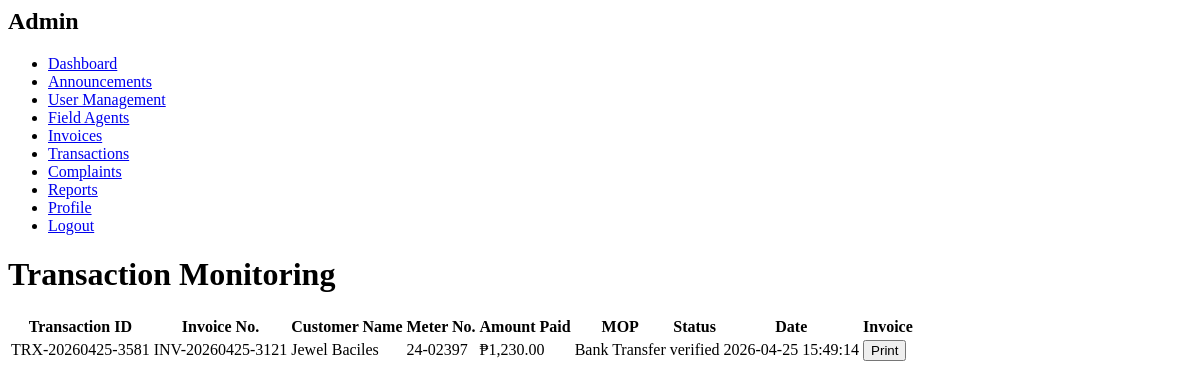
/transactions.php (signed in), run on an earlier commit of the app's database.
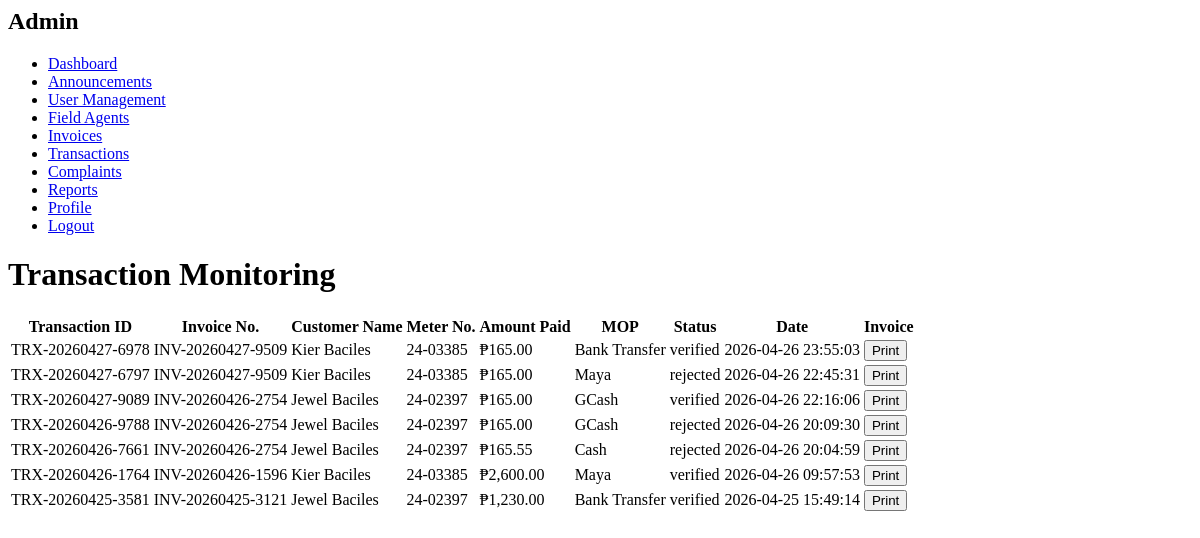
And on a later commit of the database.
### tables this page shows
CREATE TABLE `payments` (
  `id` int(11) NOT NULL,
  `invoice_id` int(11) DEFAULT NULL,
  `user_id` int(11) DEFAULT NULL,
  `transaction_no` varchar(50) DEFAULT NULL,
  `amount` decimal(10,2) DEFAULT NULL,
  `payment_method` varchar(50) DEFAULT NULL,
  `reference_no` varchar(100) DEFAULT NULL,
  `status` enum('pending','verified','rejected') DEFAULT 'pending',
  `verified_by` int(11) DEFAULT NULL,
  `paid_at` timestamp NOT NULL DEFAULT current_timestamp(),
  `proof_image` varchar(255) DEFAULT NULL,
  `qr_token` varchar(100) DEFAULT NULL,
  `qr_expires_at` datetime DEFAULT NULL
);

CREATE TABLE `invoices` (
  `id` int(11) NOT NULL,
  `user_id` int(11) DEFAULT NULL,
  `reading_id` int(11) DEFAULT NULL,
  `invoice_no` varchar(50) DEFAULT NULL,
  `consumption` int(11) DEFAULT NULL,
  `rate` decimal(10,2) DEFAULT 10.00,
  `amount` decimal(10,2) DEFAULT NULL,
  `due_date` date DEFAULT NULL,
  `status` enum('unpaid','pending_verification','paid','overdue') DEFAULT 'unpaid',
  `issued_by` int(11) DEFAULT NULL,
  `created_at` timestamp NOT NULL DEFAULT current_timestamp()
);

CREATE TABLE `users` (
  `id` int(11) NOT NULL,
  `first_name` varchar(50) DEFAULT NULL,
  `last_name` varchar(50) DEFAULT NULL,
  `email` varchar(100) DEFAULT NULL,
  `contact_no` varchar(20) DEFAULT NULL,
  `password` varchar(255) DEFAULT NULL,
  `role` enum('user','admin','accountant','agent') DEFAULT 'user',
  `meter_number` varchar(50) DEFAULT NULL,
  `barangay` varchar(100) DEFAULT NULL,
  `street` varchar(100) DEFAULT NULL,
  `status` enum('active','inactive') DEFAULT 'active',
  `created_at` timestamp NOT NULL DEFAULT current_timestamp(),
  `user_code` varchar(50) DEFAULT NULL,
  `avatar` varchar(255) DEFAULT 'default.png'
);

### transactions.php (the view, shortened to what this page needs)
<?php
include "db.php";
$transactions = $conn->query("
    SELECT
        p.*,
        i.id AS invoice_id,
        i.invoice_no,
        u.first_name,
        u.last_name,
        u.meter_number
    FROM payments p
    JOIN invoices i ON p.invoice_id = i.id
    JOIN users u ON p.user_id = u.id
    ORDER BY p.paid_at DESC
");
?>
<link rel="stylesheet" href="dashboard.css">
<div class="layout">
    <div class="sidebar">
        <h2>Admin</h2>
        <ul>
            <li><a href="admin_dashboard.php">Dashboard</a></li>
            <li><a href="announcements.php">Announcements</a></li>
            <li><a href="user_management.php">User Management</a></li>
            <li><a href="agent_management.php">Field Agents</a></li>
            <li><a href="invoices.php">Invoices</a></li>
            <li><a href="transactions.php">Transactions</a></li>
            <li><a href="complaints_admin.php">Complaints</a></li>
            <li><a href="reports.php">Reports</a></li>
            <li><a href="profile.php">Profile</a></li>
            <li><a href="logout.php">Logout</a></li>
        </ul>
    </div>
    <div class="main">
        <h1>Transaction Monitoring</h1>
        <table>
            <tr>
                <th>Transaction ID</th>
                <th>Invoice No.</th>
                <th>Customer Name</th>
                <th>Meter No.</th>
                <th>Amount Paid</th>
                <th>MOP</th>
                <th>Status</th>
                <th>Date</th>
                <th>Invoice</th>
            </tr>
            <?php while($t = $transactions->fetch_assoc()): ?>
            <tr>
                <td><?php echo $t['transaction_no']; ?></td>
                <td><?php echo $t['invoice_no']; ?></td>
                <td><?php echo $t['first_name']." ".$t['last_name']; ?></td>
                <td><?php echo $t['meter_number']; ?></td>
                <td>₱<?php echo number_format($t['amount'], 2); ?></td>
                <td><?php echo $t['payment_method']; ?></td>
                <td><?php echo $t['status']; ?></td>
                <td><?php echo $t['paid_at']; ?></td>
                <td>
                    <a href="print_invoice.php?id=<?php echo $t['invoice_id']; ?>" target="_blank">
                        <button type="button">Print</button>
                    </a>
                </td>
            </tr>
            <?php endwhile; ?>
        </table>
    </div>
</div>

What changed in the data, as far as the page shows it:
added payments: transaction_no "TRX-20260427-6978", invoice.invoice_no "INV-20260427-9509", user.first_name "Kier", user.last_name "Baciles", user.meter_number "24-03385", amount "165.00", payment_method "Bank Transfer", status "verified", paid_at "2026-04-26 23:55:03"
added payments: transaction_no "TRX-20260427-6797", invoice.invoice_no "INV-20260427-9509", user.first_name "Kier", user.last_name "Baciles", user.meter_number "24-03385", amount "165.00", payment_method "Maya", status "rejected", paid_at "2026-04-26 22:45:31"
added payments: transaction_no "TRX-20260427-9089", invoice.invoice_no "INV-20260426-2754", user.first_name "Jewel", user.last_name "Baciles", user.meter_number "24-02397", amount "165.00", payment_method "GCash", status "verified", paid_at "2026-04-26 22:16:06"
added payments: transaction_no "TRX-20260426-9788", invoice.invoice_no "INV-20260426-2754", user.first_name "Jewel", user.last_name "Baciles", user.meter_number "24-02397", amount "165.00", payment_method "GCash", status "rejected", paid_at "2026-04-26 20:09:30"
added payments: transaction_no "TRX-20260426-7661", invoice.invoice_no "INV-20260426-2754", user.first_name "Jewel", user.last_name "Baciles", user.meter_number "24-02397", amount "165.55", payment_method "Cash", status "rejected", paid_at "2026-04-26 20:04:59"
added payments: transaction_no "TRX-20260426-1764", invoice.invoice_no "INV-20260426-1596", user.first_name "Kier", user.last_name "Baciles", user.meter_number "24-03385", amount "2,600.00", payment_method "Maya", status "verified", paid_at "2026-04-26 09:57:53"
